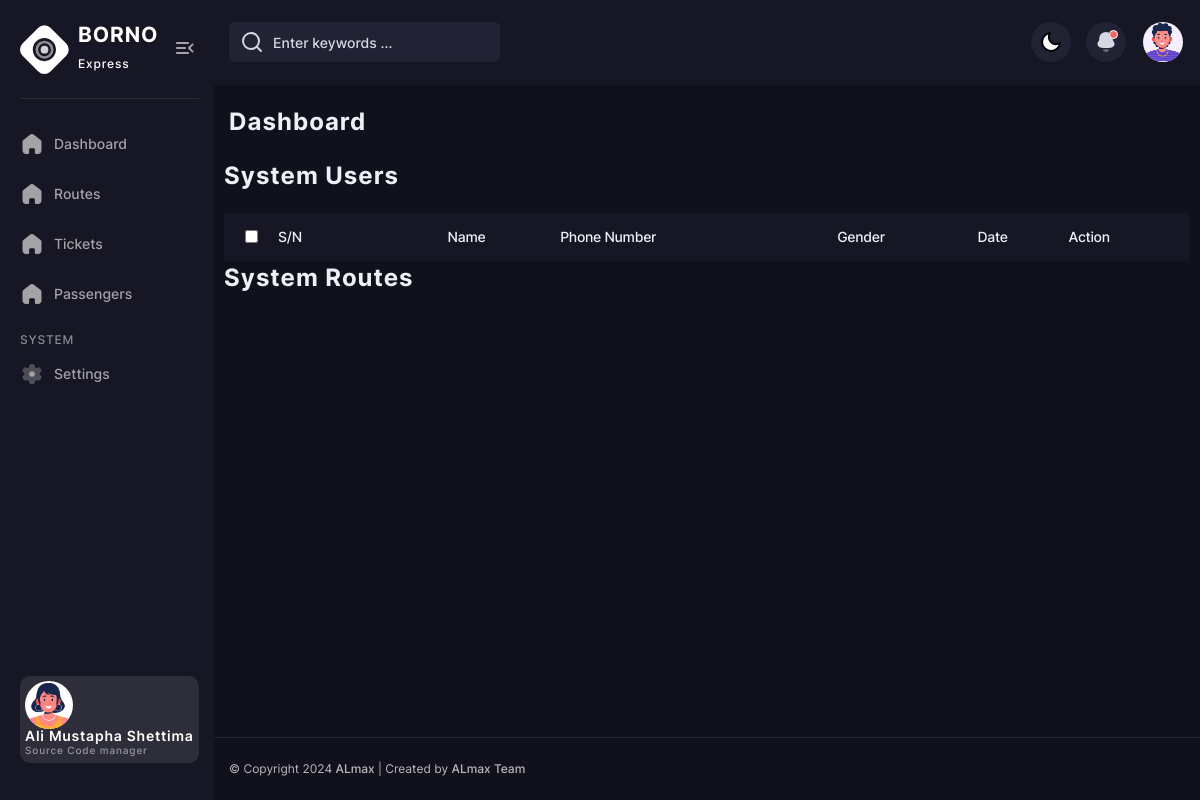
Before: /dashboard.php with the older database file.
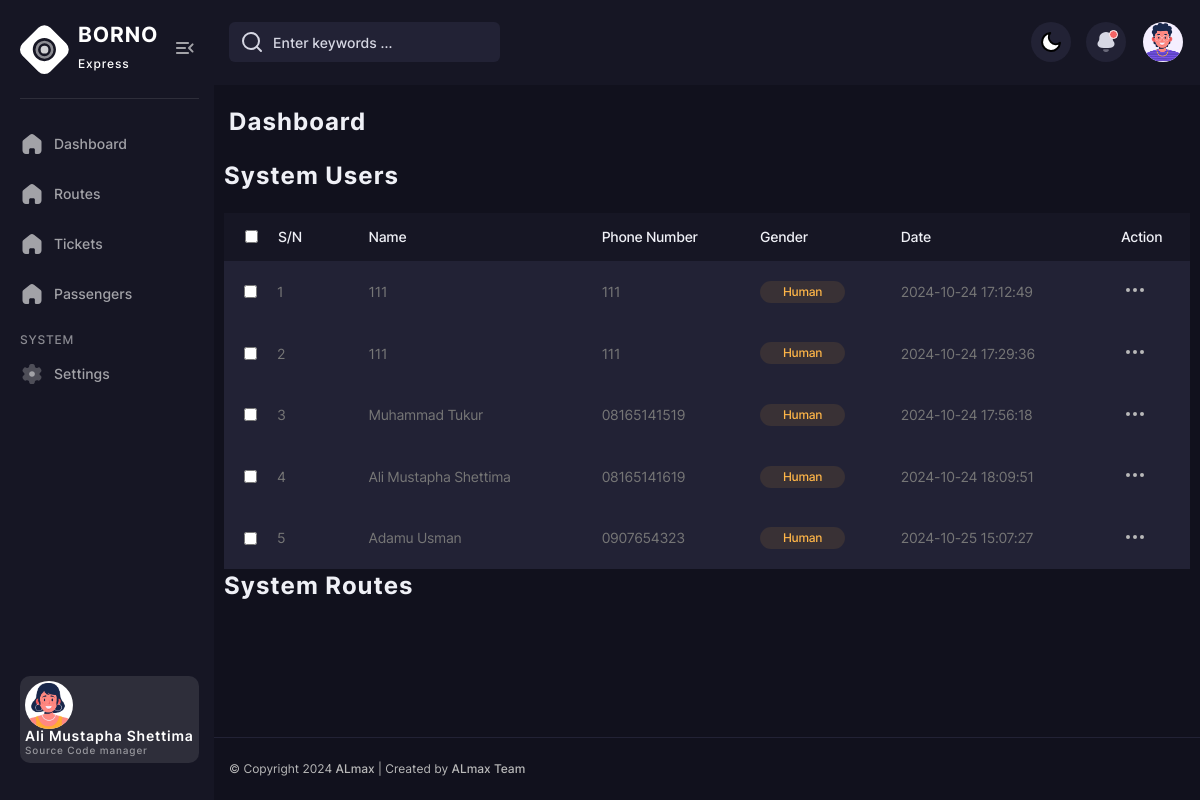
After: the same page with the newer database file.
### tables this page shows
CREATE TABLE `passengers` (
  `id` bigint(20) NOT NULL,
  `name` varchar(222) NOT NULL,
  `created_at` timestamp NOT NULL DEFAULT current_timestamp(),
  `updated_at` timestamp NOT NULL DEFAULT current_timestamp(),
  `deleted_at` timestamp NULL DEFAULT NULL,
  `age` varchar(222) DEFAULT '18',
  `gender` varchar(222) NOT NULL,
  `phone_number` varchar(222) NOT NULL,
  `emergency_number` varchar(222) NOT NULL,
  `first_contact_number` varchar(222) DEFAULT NULL,
  `ticket_id` varchar(222) NOT NULL,
  `address` text DEFAULT NULL
);

### database/Database.php (called while the page is built, shortened)
<?php
class database
{
    private $host = "127.0.0.1";
    private $db_name = "borno_express";
    private $username = "root";
    private $password = "";
    public function getConnection()
    {
        $this->conn = null;
        try {
            $this->conn =  mysqli_connect($this->host, $this->username, $this->password, $this->db_name);
        } catch (Exception $e) {
            die("Database connection error: " . $e->getMessage());
        }
        return $this->conn;
    }
}

### app/models/Passenger.php (called while the page is built, shortened)
<?php
class Passenger {
    private $conn;
    public function __construct($db) {
        $this->conn = $db;
    }
    public function read() {
        $query = "SELECT * FROM passengers WHERE deleted_at IS NULL";
        $stmt = $this->conn->prepare($query);
        $stmt->execute();
        return $stmt->get_result();
    }
}
?>

### components/dashboard/index.php (the view, shortened to what this page needs)
          <div class="col-12">
            <div class="users-table table-wrapper">
            <h1 class="main-title">System Users</h1>
              <table class="posts-table">
                <thead>
                  <tr class="users-table-info">
                    <th>
                      <label class="users-table__checkbox ms-20">
                        <input type="checkbox" class="check-all">S/N
                      </label>
                    </th>
                    <th>Name</th>
                    <th>Phone Number</th>
                    <th>Gender</th>
                    <th>Date</th>
                    <th>Action</th>
                  </tr>
                </thead>
                <tbody>
                  <?php
require_once __DIR__ . '/../../app/models/Passenger.php';
require_once __DIR__ . '/../../database/Database.php';
$database = new Database;
$Passenger = new Passenger($database->getConnection());
$passengers = $Passenger->read();
$count = 0;
foreach($passengers as $user){
  echo '<tr>';
  echo '  <td>';
  echo '    <label class="users-table__checkbox">';
  echo '      <input type="checkbox" class="check">';
  echo '      <div class="categories-table-img">';
  echo ++$count;
  echo '      </div>';
  echo '    </label>';
  echo '  </td>';
  echo '  <td>' . htmlspecialchars($user['name']) . '</td>';
  echo '  <td>';
  echo '    <div class="pages-table-img">';
  echo '      ' . htmlspecialchars($user['phone_number']);
  echo '    </div>';
  echo '  </td>';
  echo '  <td><span class="badge-pending">' . htmlspecialchars($user['gender']) . '</span></td>';
  echo '  <td>' . htmlspecialchars($user['created_at']) . '</td>';
  echo '  <td>';
  echo '    <span class="p-relative">';
  echo '      <button class="dropdown-btn transparent-btn" type="button" title="More info">';
  echo '        <i data-feather="more-horizontal" aria-hidden="true"></i>';
  echo '      </button>';
  echo '    </span>';
  echo '  </td>';
  echo '</tr>';
}
?>
                </tbody>
              </table>
            <h1 class="main-title">System Routes</h1>
            </div>

### dashboard.php (shortened to what this page needs)
<!DOCTYPE html>
<html lang="en">
<head>
    <link rel="stylesheet" href="./assets/css/style.min.css">
</head>
<body>
    <div class="page-flex">
        <?php include './components/dashboard/aside.php'; ?>
        <div class="main-wrapper">
            <?php include './components/dashboard/navigation.php'; ?>
            <main class="main users chart-page" id="skip-target">
                <div class="container">
                    <h2 class="main-title">Dashboard</h2>
                    <div class="row">
                        <?php
                           if(isset($_GET['routes'])){
                             include './components/dashboard/route.php';
                           }
                           elseif(isset($_GET['passengers'])){
                             include './components/dashboard/passenger.php';
                           }
                           elseif(isset($_GET['tickets']) || isset($_GET['ticket'])){
                             include './components/dashboard/ticket.php';
                           }
                           else{
                             include './components/dashboard/index.php';
                           }
                        ?>
                    </div>
                </div>
            </main>
            <footer class="footer">
                <div class="container">
                    &COPY; Copyright 2024 <a href="#">ALmax</a> | Created by <a href="https://github.com/ALmax-git"
                        target="_blank">ALmax Team</a><br>
                </div>
            </footer>
        </div>
    </div>
</body>
</html>

### components/dashboard/aside.php (shortened to what this page needs)
<aside class="sidebar">
    <div class="sidebar-start">
        <div class="sidebar-head">
            <a href="/" class="logo-wrapper" title="Home">
                <span class="icon logo" aria-hidden="true"></span>
                <div class="logo-text">
                    <span class="logo-title">BORNO</span>
                    <span class="logo-subtitle">Express</span>
                </div>
            </a>
            <button class="sidebar-toggle transparent-btn" title="Menu" type="button">
                <span class="icon menu-toggle" aria-hidden="true"></span>
            </button>
        </div>
        <div class="sidebar-body">
            <ul class="sidebar-body-menu">
                <li>
                    <a class="<?php if(isset($_GET['index'])){echo "active";}?>" href="./dashboard.php?index=1"><span class="icon home" aria-hidden="true"></span>Dashboard</a>
                </li>
                <li>
                    <a class="<?php if(isset($_GET['routes'])){echo "active";}?>" href="./dashboard.php?routes=1"><span class="icon home" aria-hidden="true"></span>Routes</a>
                </li>
                <li>
                    <a class="<?php if(isset($_GET['tickets'])){echo "active";}?>" href="./dashboard.php?tickets=all"><span class="icon home" aria-hidden="true"></span>Tickets</a>
                </li>
                <li>
                    <a class="<?php if(isset($_GET['passengers'])){echo "active";}?>" href="./dashboard.php?passengers=1"><span class="icon home" aria-hidden="true"></span>Passengers</a>
                </li>
            </ul>
            <span class="system-menu__title">system</span>
            <ul class="sidebar-body-menu">
                <li>
                    <a href="##"><span class="icon setting" aria-hidden="true"></span>Settings</a>
                </li>
            </ul>
        </div>
    </div>
    <div class="sidebar-footer">
        <a href="##" class="sidebar-user">
            <span class="sidebar-user-img">
                <picture>
                    <source srcset="./assets/img/avatar/avatar-illustrated-01.webp" type="image/webp"><img
                        src="./assets/img/avatar/avatar-illustrated-01.png" alt="User name">
                </picture>
            </span>
            <div class="sidebar-user-info">
                <span class="sidebar-user__title">Ali Mustapha Shettima</span>
                <span class="sidebar-user__subtitle">Source Code manager</span>
            </div>
        </a>
    </div>
</aside>

### components/dashboard/navigation.php (shortened to what this page needs)
<nav class="main-nav--bg">
    <div class="container main-nav">
        <div class="main-nav-start">
            <div class="search-wrapper">
                <i data-feather="search" aria-hidden="true"></i>
                <input type="text" id="searchInput"  onkeyup="searchTickets()"  placeholder="Enter keywords ..." required>
            </div>
        </div>
        <div class="main-nav-end">
            <button class="theme-switcher gray-circle-btn" type="button" title="Switch theme">
                <i class="moon-icon" data-feather="moon" aria-hidden="true"></i>
            </button>
            <div class="notification-wrapper">
                <button class="gray-circle-btn dropdown-btn" title="To messages" type="button">
                    <span class="icon notification active" aria-hidden="true"></span>
                </button>
            </div>
            <div class="nav-user-wrapper">
                <button href="##" class="nav-user-btn dropdown-btn" title="My profile" type="button">
                    <span class="nav-user-img">
                        <picture>
                            <source srcset="./assets/img/avatar/avatar-illustrated-02.webp" type="image/webp">
                            <img src="./assets/img/avatar/avatar-illustrated-02.png" alt="User name">
                        </picture>
                    </span>
                </button>
            </div>
        </div>
    </div>
</nav>

Changed rows visible on the page:
added passengers: name "111", phone_number "111", gender "Human", created_at "2024-10-24 17:12:49"
added passengers: name "111", phone_number "111", gender "Human", created_at "2024-10-24 17:29:36"
added passengers: name "Muhammad Tukur", phone_number "08165141519", gender "Human", created_at "2024-10-24 17:56:18"
added passengers: name "Ali Mustapha Shettima", phone_number "08165141619", gender "Human", created_at "2024-10-24 18:09:51"
added passengers: name "Adamu Usman", phone_number "0907654323", gender "Human", created_at "2024-10-25 15:07:27"
